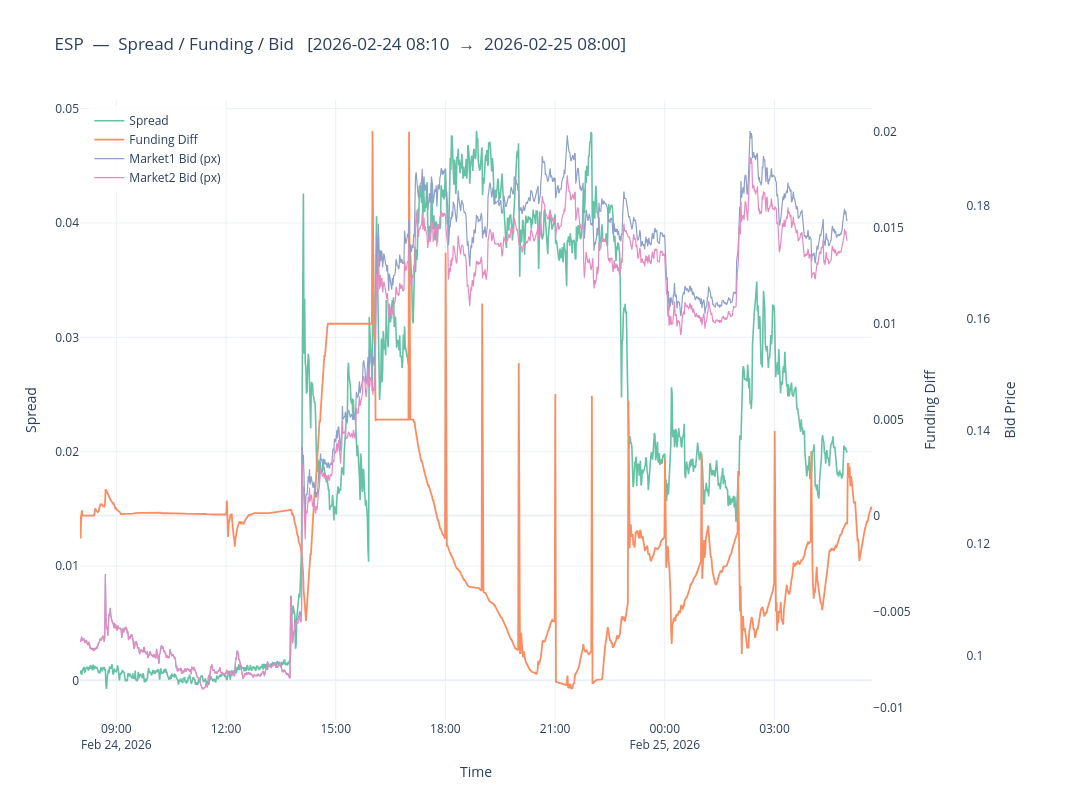

Source (notebook cell):
### Code cell
import plotly.graph_objects as go

# 1) 价差
cf_depth_resampled, spread_bid, spread_ask = load_spread_data_history_data(symbol, st, et, mode='BN-BYBIT')

# 2) 资金费率（含 Type1 / Type2）
funding_diff, merged_df, merged_df2 = load_funding_diffs(
    symbol, last_time, spread_bid, spread_ask, lookback_window, mode='BN-BYBIT', OnSettleTime=False
)
merged_df = merged_df.dropna()
merged_df2 = merged_df2.dropna()

# 3) Plotly 画图 —— Spread / Funding Diff / Bid Price (两个交易所)
bid_px_ex0 = cf_depth_resampled['bid_price_1_ex0']
bid_px_ex1 = cf_depth_resampled['bid_price_1_ex1']
start_time = last_time - pd.Timedelta(days=lookback_window) + pd.Timedelta(minutes=10)
funding_sorted = funding_diff.sort_index()

fig = go.Figure()

# Spread (y1, 左轴)
fig.add_trace(go.Scatter(
    x=spread_bid.index, y=spread_bid.values,
    name='Spread', line=dict(color='#66C2A5', width=1.6),
    yaxis='y1',
))

# Funding Diff (y2, 右轴1)
fig.add_trace(go.Scatter(
    x=funding_sorted.index, y=funding_sorted['funding_diff'].values,
    name='Funding Diff', line=dict(color='#FC8D62', width=1.8),
    yaxis='y2',
))

# Market1 Bid Price (y3, 右轴2)
bid_px_ex0_aligned = bid_px_ex0.reindex(spread_bid.index)
fig.add_trace(go.Scatter(
    x=spread_bid.index, y=bid_px_ex0_aligned.values,
    name='Market1 Bid (px)', line=dict(color='#8DA0CB', width=1.2),
    yaxis='y3',
))

# Market2 Bid Price (y3, 同轴)
bid_px_ex1_aligned = bid_px_ex1.reindex(spread_bid.index)
fig.add_trace(go.Scatter(
    x=spread_bid.index, y=bid_px_ex1_aligned.values,
    name='Market2 Bid (px)', line=dict(color='#E78AC3', width=1.2),
    yaxis='y3',
))

fig.update_layout(
    title=f"{symbol}  —  Spread / Funding / Bid   [{start_time.strftime('%Y-%m-%d %H:%M')}  →  {last_time.strftime('%Y-%m-%d %H:%M')}]",
    xaxis=dict(title='Time', domain=[0, 0.85]),
    yaxis=dict(title='Spread', side='left', showgrid=True),
    yaxis2=dict(title='Funding Diff', side='right', overlaying='y', showgrid=False),
    yaxis3=dict(title='Bid Price', side='right', overlaying='y', position=0.95, showgrid=False),
    legend=dict(x=0.01, y=0.99, bgcolor='rgba(255,255,255,0.8)'),
    height=800, width=1600,
    template='plotly_white',
)
fig.show()

results = {
    "symbol": symbol,
    "funding_diff_signed_cumsum": merged_df2['funding_diff_signed_cumsum'].iloc[-1],
    "funding_diff_adj_cumsum": merged_df2['funding_diff_adj_cumsum'].iloc[-1],
}

### Figure 1 — Plotly figure (JSON) as saved in the notebook; plotly's stock layout.template omitted (floating-point values rounded to 4 significant figures; data arrays with more than 128 entries replaced by an {"elided": "..."} marker saying what was removed)
{"data": [{"line": {"color": "#66C2A5", "width": 1.6}, "name": "Spread", "type": "scatter", "x": {"elided": "1258 str values"}, "y": {"elided": "1258 float values"}, "yaxis": "y"}, {"line": {"color": "#FC8D62", "width": 1.8}, "name": "Funding Diff", "type": "scatter", "x": {"elided": "1301 str values"}, "y": {"elided": "1301 float values"}, "yaxis": "y2"}, {"line": {"color": "#8DA0CB", "width": 1.2}, "name": "Market1 Bid (px)", "type": "scatter", "x": {"elided": "1258 str values"}, "y": {"elided": "1258 float values"}, "yaxis": "y3"}, {"line": {"color": "#E78AC3", "width": 1.2}, "name": "Market2 Bid (px)", "type": "scatter", "x": {"elided": "1258 str values"}, "y": {"elided": "1258 float values"}, "yaxis": "y3"}], "layout": {"height": 800, "legend": {"bgcolor": "rgba(255,255,255,0.8)", "x": 0.01, "y": 0.99}, "title": {"text": "ESP  —  Spread / Funding / Bid   [2026-02-24 08:10  →  2026-02-25 08:00]"}, "width": 1600, "xaxis": {"domain": [0, 0.85], "title": {"text": "Time"}}, "yaxis": {"showgrid": true, "side": "left", "title": {"text": "Spread"}}, "yaxis2": {"overlaying": "y", "showgrid": false, "side": "right", "title": {"text": "Funding Diff"}}, "yaxis3": {"overlaying": "y", "position": 0.95, "showgrid": false, "side": "right", "title": {"text": "Bid Price"}}}}
